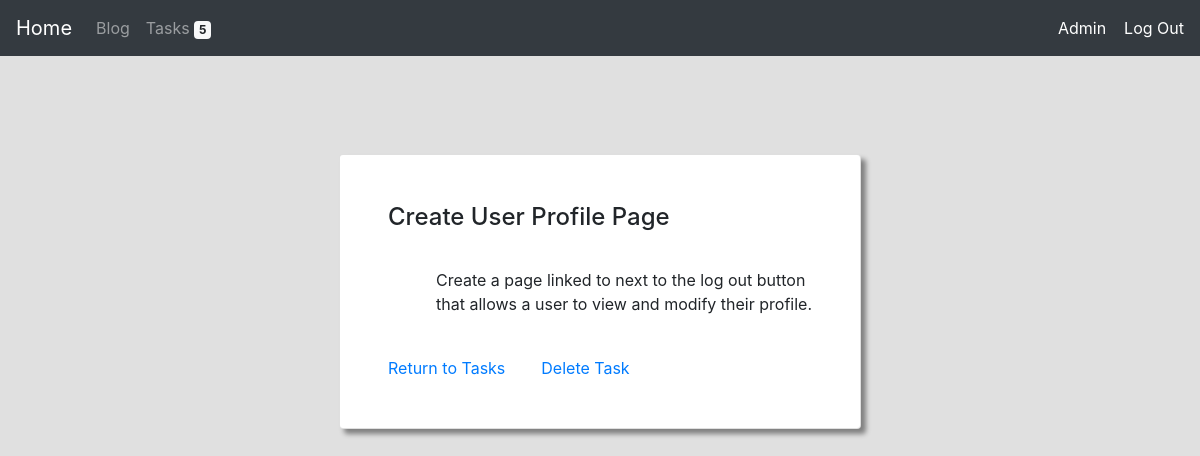
The page /tasks/9 (signed in) on the database its author committed.
### tasks/models.py (models this page shows, shortened)
class Task(models.Model):
    user = models.ForeignKey(User, on_delete=models.CASCADE)
    name = models.CharField(max_length=128)
    entry = models.CharField(max_length=500)

### tasks/views.py (the view)
# urls.py: path("<int:task_id>", views.view_task, name="task"),
@login_required
def view_task(request, task_id):
    try:
        task = Task.objects.get(pk=int(task_id))
        if not task.user == request.user:
            raise ObjectDoesNotExist
        else:
            return render(request, "tasks/task.html", {
                "task": task,
                "tasks_due": len(Task.objects.filter(user=request.user).all()),
            })
    except ObjectDoesNotExist:
        return HttpResponseRedirect(reverse("main:not_found"))

### tasks/templates/tasks/task.html (shortened to what this page needs)
{% extends 'main/layout.html' %}
{% block body %}
<div class="col-9 mx-auto pt-5 mt-2 w-100 align-self-center">
    <div class="card p-5 my-auto" style="width: 60%; margin: auto; box-shadow: 5px 5px 5px Gray;">
        <h4 class="card-title">{{ task.name }}</h4><br>
        <p class="card-text pl-5">{{ task.entry }}</p><br>
        <div style="display: inline;">
            <a href="{% url 'tasks:index' %}">Return to Tasks</a>&nbsp;&nbsp;&nbsp;&nbsp;&nbsp;&nbsp;&nbsp;
            <a href="{% url 'tasks:delete' task.id %}">Delete Task</a>
        </div>
    </div>
</div>
{% endblock %}

### rows shown on the page
Task: name "Create User Profile Page", entry "Create a page linked to next to the log out button that allows a user to view and modify their profile."

### other values the page prints
{{ tasks_due }} "5"
